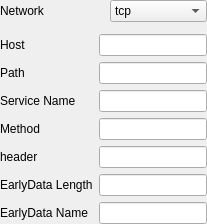
            <widget class="QWidget" name="singbox_transport_w" native="true">
             <layout class="QVBoxLayout" name="singbox_transport_layout">
              <property name="spacing">
               <number>12</number>
              </property>
              <property name="leftMargin">
               <number>0</number>
              </property>
              <property name="topMargin">
               <number>0</number>
              </property>
              <property name="rightMargin">
               <number>0</number>
              </property>
              <property name="bottomMargin">
               <number>0</number>
              </property>
              <item>
               <layout class="QGridLayout" name="network_choice_form">
                <property name="leftMargin">
                 <number>0</number>
                </property>
                <property name="topMargin">
                 <number>0</number>
                </property>
                <property name="rightMargin">
                 <number>0</number>
                </property>
                <property name="bottomMargin">
                 <number>0</number>
                </property>
                <item row="0" column="0">
                 <widget class="QLabel" name="network_l">
                  <property name="toolTip">
                   <string>The underlying transport method. It must be consistent with the server, otherwise, the connection cannot be established.</string>
                  </property>
                  <property name="text">
                   <string>Network</string>
                  </property>
                  <property name="buddy">
                   <cstring>network</cstring>
                  </property>
                 </widget>
                </item>
                <item row="0" column="1">
                 <widget class="QComboBox" name="network">
                  <item>
                   <property name="text">
                    <string notr="true">tcp</string>
                   </property>
                  </item>
                  <item>
                   <property name="text">
                    <string notr="true">ws</string>
                   </property>
                  </item>
                  <item>
                   <property name="text">
                    <string notr="true">httpupgrade</string>
                   </property>
                  </item>
                  <item>
                   <property name="text">
                    <string notr="true">http</string>
                   </property>
                  </item>
                  <item>
                   <property name="text">
                    <string notr="true">grpc</string>
                   </property>
                  </item>
                  <item>
                   <property name="text">
                    <string notr="true">quic</string>
                   </property>
                  </item>
                 </widget>
                </item>
               </layout>
              </item>
              <item>
               <widget class="QWidget" name="network_box" native="true">
                <layout class="QGridLayout" name="network_form">
                 <property name="leftMargin">
                  <number>0</number>
                 </property>
                 <property name="topMargin">
                  <number>0</number>
                 </property>
                 <property name="rightMargin">
                  <number>0</number>
                 </property>
                 <property name="bottomMargin">
                  <number>0</number>
                 </property>
                 <item row="0" column="0">
                  <widget class="QLabel" name="host_l">
                   <property name="toolTip">
                    <string notr="true">&lt;html&gt;&lt;head/&gt;&lt;body&gt;&lt;p&gt;http host (ws/http/httpUpgrade)&lt;/p&gt;&lt;/body&gt;&lt;/html&gt;</string>
                   </property>
                   <property name="text">
                    <string notr="true">Host</string>
                   </property>
                   <property name="buddy">
                    <cstring>host</cstring>
                   </property>
                  </widget>
                 </item>
                 <item row="0" column="1">
                  <widget class="MyLineEdit" name="host" />
                 </item>
                 <item row="1" column="0">
                  <widget class="QLabel" name="path_l">
                   <property name="toolTip">
                    <string notr="true">&lt;html&gt;&lt;head/&gt;&lt;body&gt;&lt;p&gt;http path (ws/http/httpUpgrade)&lt;/p&gt;&lt;p&gt;serviceName (gRPC)&lt;/p&gt;&lt;/body&gt;&lt;/html&gt;</string>
                   </property>
                   <property name="text">
                    <string notr="true">Path</string>
                   </property>
                   <property name="buddy">
                    <cstring>path</cstring>
                   </property>
                  </widget>
                 </item>
                 <item row="1" column="1">
                  <widget class="MyLineEdit" name="path" />
                 </item>
                 <item row="2" column="0">
                  <widget class="QLabel" name="service_name_l">
                   <property name="text">
                    <string>Service Name</string>
                   </property>
                   <property name="buddy">
                    <cstring>service_name</cstring>
                   </property>
                  </widget>
                 </item>
                 <item row="2" column="1">
                  <widget class="MyLineEdit" name="service_name" />
                 </item>
                 <item row="3" column="0">
                  <widget class="QLabel" name="method_l">
                   <property name="toolTip">
                    <string>&lt;html&gt;&lt;head/&gt;&lt;body&gt;&lt;p&gt;Method of http request, will be converted to uppercase&lt;/p&gt;&lt;/body&gt;&lt;/html&gt;</string>
                   </property>
                   <property name="text">
                    <string>Method</string>
                   </property>
                   <property name="buddy">
                    <cstring>method</cstring>
                   </property>
                  </widget>
                 </item>
                 <item row="3" column="1">
                  <widget class="QLineEdit" name="method" />
                 </item>
                 <item row="4" column="0">
                  <widget class="QLabel" name="headers_l">
                   <property name="toolTip">
                    <string notr="true">&lt;html&gt;&lt;head/&gt;&lt;body&gt;&lt;p&gt;Headers in space seperated key value pair:&lt;/p&gt;&lt;p&gt;key1=val1 key2=&amp;quot;multi word val2&amp;quot; &amp;quot;multi word key3&amp;quot;=val3&lt;/p&gt;&lt;/body&gt;&lt;/html&gt;</string>
                   </property>
                   <property name="whatsThis">
                    <string>&lt;html&gt;&lt;head/&gt;&lt;body&gt;&lt;p&gt;&lt;br/&gt;&lt;/p&gt;&lt;/body&gt;&lt;/html&gt;</string>
                   </property>
                   <property name="text">
                    <string notr="true">header</string>
                   </property>
                   <property name="buddy">
                    <cstring>headers</cstring>
                   </property>
                  </widget>
                 </item>
                 <item row="4" column="1">
                  <widget class="QLineEdit" name="headers" />
                 </item>
                 <item row="5" column="0">
                  <widget class="QLabel" name="ws_early_data_length_l">
                   <property name="text">
                    <string notr="true">EarlyData Length</string>
                   </property>
                   <property name="buddy">
                    <cstring>ws_early_data_length</cstring>
                   </property>
                  </widget>
                 </item>
                 <item row="5" column="1">
                  <widget class="MyLineEdit" name="ws_early_data_length" />
                 </item>
                 <item row="6" column="0">
                  <widget class="QLabel" name="ws_early_data_name_l">
                   <property name="text">
                    <string notr="true">EarlyData Name</string>
                   </property>
                   <property name="buddy">
                    <cstring>ws_early_data_name</cstring>
                   </property>
                  </widget>
                 </item>
                 <item row="6" column="1">
                  <widget class="MyLineEdit" name="ws_early_data_name" />
                 </item>
                </layout>
               </widget>
              </item>
             </layout>
            </widget>
